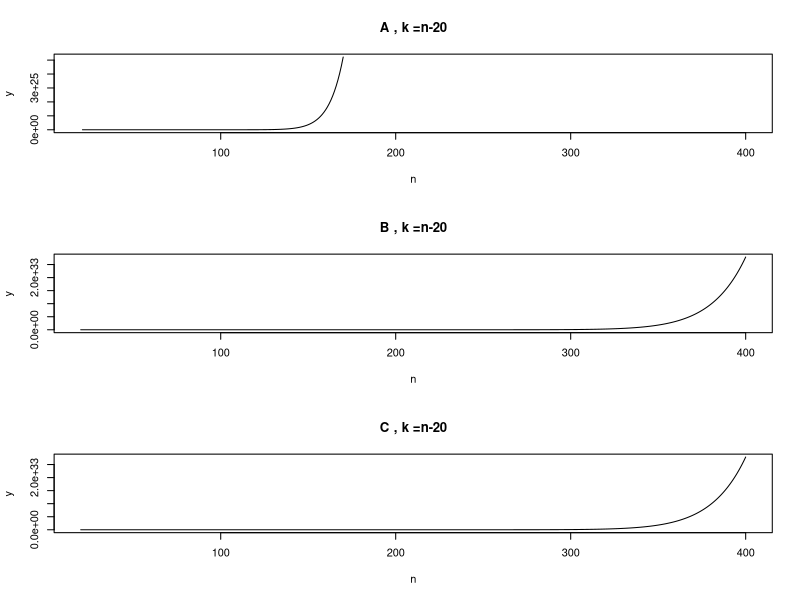
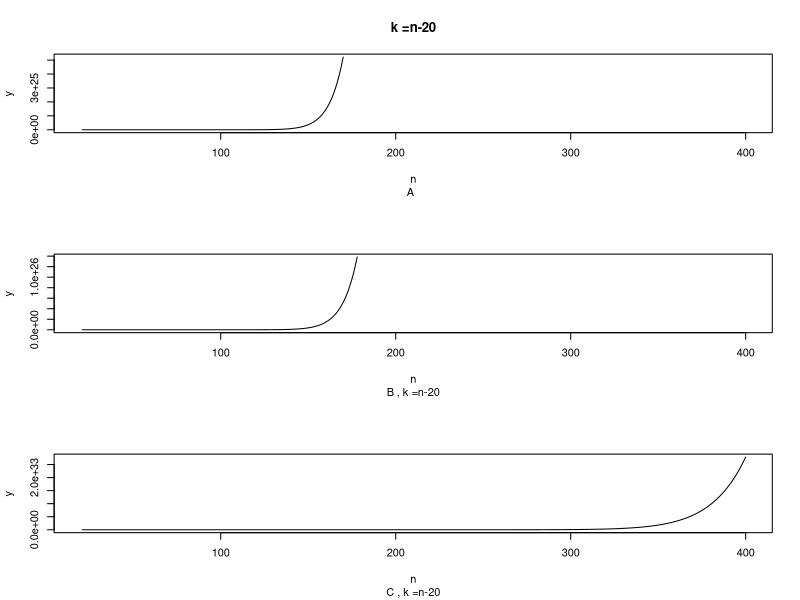

Recreate these plots in R, in order.
## ---- chunk 1
knitr::opts_chunk$set(echo = TRUE)
## ---- chunk 2
n <- 1000
k <- 800
prod(1:n) / (prod(1:k) * prod(1:(n-k)))
prod((k+1):n) / prod(1:(n-k))
prod(((k+1):n) / (1:(n-k)))
## ---- chunk 3
#n <- c(20:100)

calc1 <- function(n,k){
k <- n - k
 return(prod(1:n) / (prod(1:k) * prod(1:(n-k)))) 
}
calc2 <- function(n,k){
  k <- n - k
 return(prod((k+1):n) / prod(1:(n-k))) 
}
calc3 <- function(n,k){
  k <- n - k
 return(prod(((k+1):n) / (1:(n-k)))) 
}

n <- c(20:400)
k <- 20

y <-  sapply(n, calc1, k = k)
y2 <-  sapply(n, calc2, k = k)
y3 <-  sapply(n, calc3, k = k)
par(mfrow=c(3,1))
plot(n,y, type = "l", main = "A , k =n-20" , ylab = "y")
plot(n,y2, type = "l", main = "B , k =n-20", ylab = "y")
plot(n, y3, type = "l", main = "C , k =n-20", ylab = "y")
## ---- chunk 4
calc1 <- function(n,k){
 return(prod(1:n) / (prod(1:k) * prod(1:(n-k)))) 
}
calc2 <- function(n,k){
 return(prod((k+1):n) / prod(1:(n-k))) 
}
calc3 <- function(n,k){
 return(prod(((k+1):n) / (1:(n-k)))) 
}

n <- c(20:400)
k <- 20

y <-  sapply(n, calc1, k = k)
y2 <-  sapply(n, calc2, k = k)
y3 <-  sapply(n, calc3, k = k)
par(mfrow=c(3,1))

plot(n,y, type = "l", main = "k =n-20", sub =  "A  " , ylab = "y")
plot(n,y2, type = "l", sub = "B , k =n-20", ylab = "y")
plot(n, y3, type = "l", sub = "C , k =n-20", ylab = "y")

